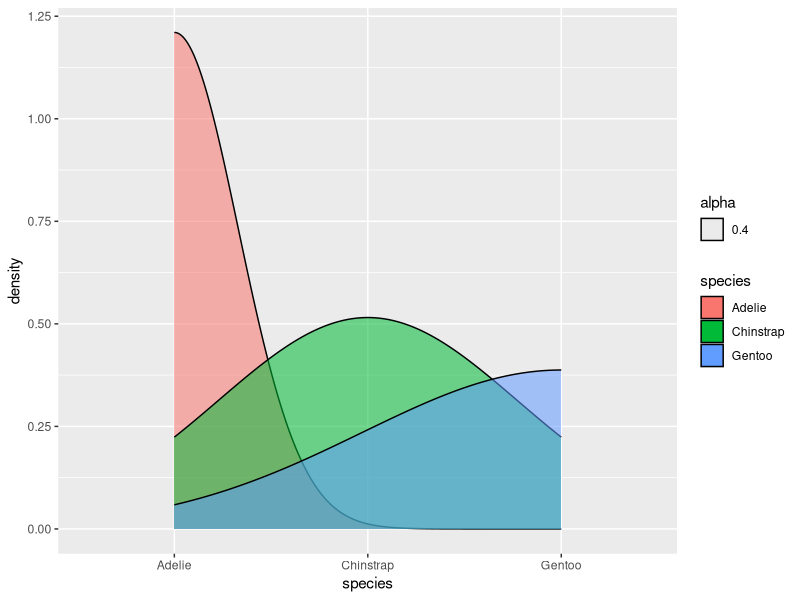

The R script that drew this image:
install.packages("tidyverse")
install.packages("palmerpenguins")

library(ggplot2)
library(tidyverse)
library(dplyr)
library(palmerpenguins)

data("penguins")
View(penguins)

# Assessing the dataset
head(penguins)
tail(penguins)

colnames(penguins)

# let us asses the structure of the dataset
str(penguins)

#glimpse the dataset
glimpse(penguins)

#count the penguin's species in the dataset
penguins %>%
  count(species)

#summary of the dataset
summary(penguins)

#looking for duplicated rows
n_distinct(penguins)

# checking correlation between numeric variables
penguins %>% 
  drop_na() %>% 
  select_if(is.numeric) %>% 
  cor()
















ggplot(penguins) +
  geom_density(aes(x = species, fill = species, alpha = 0.4))
